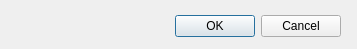
<?xml version="1.0" encoding="UTF-8"?>
<ui version="4.0">
 <class>addModuleDialog</class>
 <widget class="QDialog" name="addModuleDialog">
  <property name="geometry">
   <rect>
    <x>0</x>
    <y>0</y>
    <width>357</width>
    <height>49</height>
   </rect>
  </property>
  <property name="windowTitle">
   <string>Add Module</string>
  </property>
  <widget class="QDialogButtonBox" name="buttonBox">
   <property name="geometry">
    <rect>
     <x>0</x>
     <y>10</y>
     <width>341</width>
     <height>32</height>
    </rect>
   </property>
   <property name="orientation">
    <enum>Qt::Horizontal</enum>
   </property>
   <property name="standardButtons">
    <set>QDialogButtonBox::Cancel|QDialogButtonBox::Ok</set>
   </property>
  </widget>
 </widget>
 <resources/>
 <connections>
  <connection>
   <sender>buttonBox</sender>
   <signal>accepted()</signal>
   <receiver>addModuleDialog</receiver>
   <slot>accept()</slot>
   <hints>
    <hint type="sourcelabel">
     <x>248</x>
     <y>254</y>
    </hint>
    <hint type="destinationlabel">
     <x>157</x>
     <y>274</y>
    </hint>
   </hints>
  </connection>
  <connection>
   <sender>buttonBox</sender>
   <signal>rejected()</signal>
   <receiver>addModuleDialog</receiver>
   <slot>reject()</slot>
   <hints>
    <hint type="sourcelabel">
     <x>316</x>
     <y>260</y>
    </hint>
    <hint type="destinationlabel">
     <x>286</x>
     <y>274</y>
    </hint>
   </hints>
  </connection>
 </connections>
</ui>
